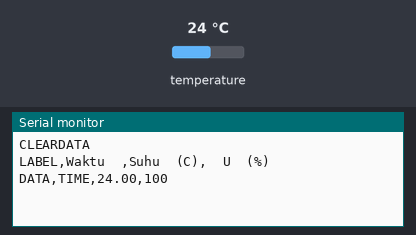
Recording of a sketch running on a simulated Arduino Uno, built with avr-gcc and run on an emulated ATmega328P. Shown: the last lines printed to the serial monitor. Inputs (shaded band) come from the test bench; at power-on: temperature 24 °C.

Above: at 3.3 s.
3.4 s: temperature set to 12 °C
At 4.7 s:
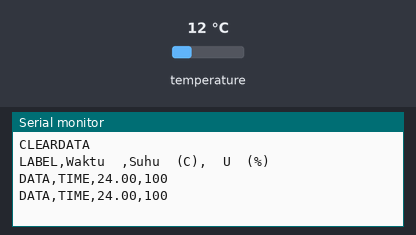
5.9 s: temperature set to 19 °C
At 8.5 s:
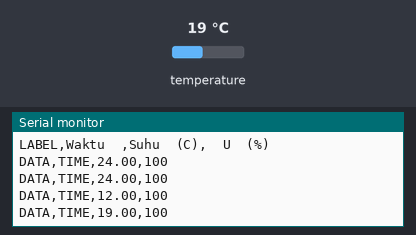
Timing chart, 0 to 10.0 s (numbered marks = the images above; inputs shaded):
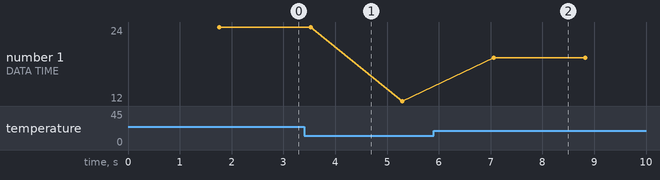

The sketch:

PID.ino
```cpp
#include <OneWire.h>
#include <DallasTemperature.h>
#define ONE_WIRE_BUS 2
OneWire oneWire(ONE_WIRE_BUS);
DallasTemperature sensors(&oneWire);
int p,i,d, pid, u_pid, t_on, t_off;
float Kp = 10, Ki = 5, Kd = 20, y;
int error = 0, total_error = 0, d_error = 0, error_lama = 0, sp = 50;
int ts = 1000;
int ssr = 3;

void setup() {
  Serial.begin(9600);
  Serial.println("CLEARDATA");                //This  string  is defined as a commmand for the Excel VBA to clear all the rows and columns
  Serial.println("LABEL,Waktu  ,Suhu  (C),  U  (%)");      //Perintah  Label  digunakan untuk membuat nama kolom pada baris pertama
  }

void loop() {
  sensors.requestTemperatures();
  y = sensors.getTempCByIndex(0);

  // hitung error
  error = sp -y;

  //Kontroller P
  p = Kp*error;

  //Kontroller I
  total_error = total_error + ts/2*(error_lama+error);
  i = Ki/1000*total_error;

  //saturasi sinyal I
  if (i > 100){
    i = 100;
  }
  else if (i < -100){
    i = -100;
  }

  // Kontroller D
  d_error = (error -error_lama)/ts;
  d = Kd*d_error;
  error_lama = error;

  //Kontroller PID
  pid = p + i + d;

  //Saturasi sinyal kontrol
  if (pid > 100) {
    pid = 100;
    }
  else if (pid < 0) {
    pid = 0;
    }

  //PWM arduino
  //u_pid = map(pid, 0, 100, 0, 255);
  //analogWrite(ssr,u_pid);
  //delay(1000);

act();
//kirim data
Serial.print("DATA,TIME,");
Serial.print(y);
Serial.print(",");
Serial.println(pid);
}

void act(){
  //PWM manual
  t_on = pid*10; //t_on pwm
  t_off = 1000 -t_on; // t_off pwm
  if (pid == 100){
    analogWrite(ssr,255);
    delay(t_on);
    }
    else if (pid <100){
      analogWrite(ssr,255);
      delay(t_on);
      analogWrite(ssr,0);
      delay(t_off); }

}
```

Measured:
- after the input at 5.9 s, the serial monitor: prints a new line after 1.2 s (image 2)
- plotted number 1: 24 → 12 after the input at 3.4 s, 12 → 19 after the input at 5.9 s
